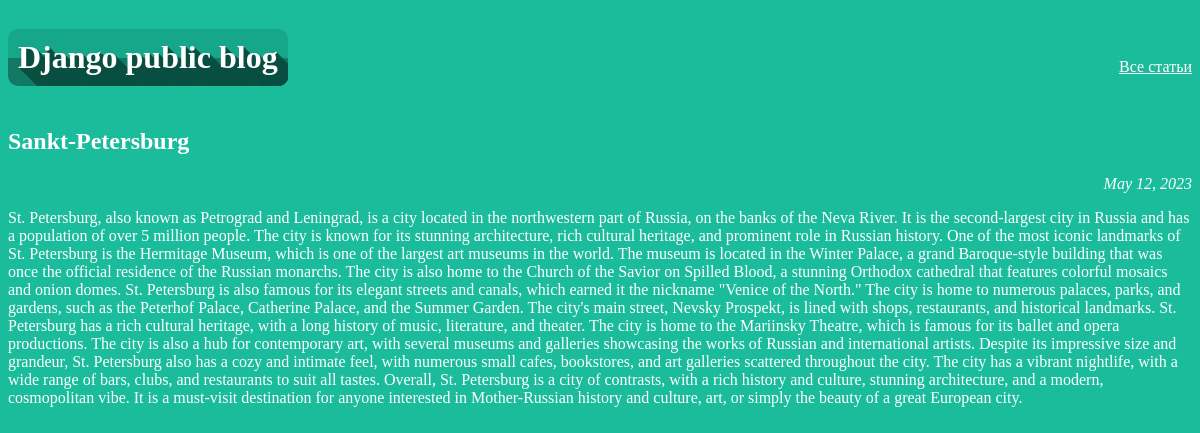
The app's page /article/2 with its own data.
### articles/models.py (models this page shows, shortened)
class Article(models.Model):
    title = models.CharField(max_length=200)
    author = models.ForeignKey(User, on_delete=models.CASCADE)
    text = models.TextField()
    created_date = models.DateField(auto_now_add=True)
    def __unicode__ (self):
        return "%s: %s" % (self.author.username, self.title)

### articles/views.py (the view)
# urls.py: re_path(r'^article/(?P<article_id>\d+)$', views.get_article, name='get_article'),
def get_article(request, article_id):
    try:
        post = Article.objects.get(id=article_id)
        print(f"post: {post}")
        return render(request, 'article.html', {"post": post})
    except Article.DoesNotExist:
        print("Article.DoesNotExist")
        raise Http404

### articles/templates/article.html (shortened to what this page needs)
{% load static %}
<!DOCTYPE html>
<html>
<head>
    <link rel="stylesheet" type="text/css" href="{% static '/css/articl1.css' %}">
</head>
<body>
    <div class="containerh1">
        <h1>Django public blog</h1>
        <a class="back" href="{% url 'archive' %}">Все статьи</a>
    </div>
    <div class="archive">
        <div class="one-post">
            <h2 class="post-title">{{ post.title }}</h2>
            <div class="article-info">
                <div class="article-created-date">{{ post.created_date }}</div>
            </div>
            <p class="article-text">{{ post.text }}</p>
        </div>
    </div>
</body>
</html>

### static/css/articl1.css (style rules this page uses)
body { background-color: #1bbc9c; font-family: Verdana; color: white; }
a { color: inherit; }
.containerh1 { text-align: left; overflow: hidden; }
.back { float: right; margin-top: 50px; }
.article-created-date { text-align: right; font-style: italic; }
.one-post { margin-bottom: 80px; }
h1 { font-weight: 800; display: inline-block; border: 0px solid black; padding: 10px; text-shadow: rgb(9, 79, 66) 1px 1px, rgb(9, 79, 66) 2px 2px, rgb(9, 79, 66) 3px 3px, rgb(9, 79, 66) 4px 4px, rgb(9, 79, 66) 5px 5px, rgb(9, 79, 66) 6px 6px, rgb(9, 79, 66) 7px 7px, rgb(9, 79, 66) 8px 8px, rgb(9, 79, 66) 9px 9px, rgb(9, 79, 66) 10px 10px, rgb(9, 79, 66) 11px 11px, rgb(9, 79, 66) 12px 12px, rgb(9, 79, 66) 13px 13px, rgb(9, 79, 66) 14px 14px, rgb(9, 79, 66) 15px 15px, rgb(9, 79, 66) 16px 16px, rgb(9, 79, 66) 17px 17px, rgb(9, 79, 66) 18px 18px, rgb(9, 79, 66) 19px 19px, rgb(9, 79, 66) 20px 20px, rgb(9, 79, 66) 21px 21px, rgb(9, 79, 66) 22px 22px, rgb(9, 79, 66) 23px 23px, rgb(9, 79, 66) 24px 24px, rgb(9, 79, 66) 25px 25px, rgb(9, 79, 66) 26px 26px, rgb(9, 79, 66) 27px 27px, rgb(9, 79, 66) 28px 28px, rgb(9, 79, 66) 29px 29px, rgb(9, 79, 66) 30px 30px, rgb(9, 79, 66) 31px 31px, rgb(9, 79, 66) 32px 32px, rgb(9, 79, 66) 33px 33px, rgb(9, 79, 66) 34px 34px, rgb(9, 79, 66) 35px 35px, rgb(9, 79, 66) 36px 36px, rgb(9, 79, 66) 37px 37px, rgb(9, 79, 66) 38px 38px, rgb(9, 79, 66) 39px 39px, rgb(9, 79, 66) 40px 40px, rgb(9, 79, 66) 41px 41px, rgb(9, 79, 66) 42px 42px, rgb(9, 79, 66) 43px 43px, rgb(9, 79, 66) 44px 44px, rgb(9, 79, 66) 45px 45px, rgb(9, 79, 66) 46px 46px, rgb(9, 79, 66) 47px 47px, rgb(9, 79, 66) 48px 48px, rgb(9, 79, 66) 49px 49px, rgb(9, 79, 66) 50px 50px, rgb(9, 79, 66) 51px 51px, rgb(9, 79, 66) 52px 52px, rgb(9, 79, 66) 53px 53px, rgb(9, 79, 66) 54px 54px, rgb(9, 79, 66) 55px 55px, rgb(9, 79, 66) 56px 56px, rgb(9, 79, 66) 57px 57px, rgb(9, 79, 66) 58px 58px, rgb(9, 79, 66) 59px 59px, rgb(9, 79, 66) 60px 60px; border-radius: 10px; background-image: linear-gradient(to bottom, #16a78a 50%, #127a64 50%); overflow: hidden; justify-content: center; text-align: center; float: left; }

### records on screen
Article: title "Sankt-Petersburg", created_date "May 12, 2023", text "St. Petersburg, also known as Petrograd and Leningrad, is a city located in the northwestern part of Russia, on the banks of the Neva River. It is the second-largest city in Russia and has a population of over 5 million people. The city is known for its stunning architecture, rich cultural heritage, and prominent role in Russian history. One of the most iconic landmarks of St. Petersburg is the Hermitage Museum, which is one of the largest art museums in the world. The museum is located in the Winter Palace, a grand Baroque-style building that was once the official residence of the Russian monarchs. The city is also home to the Church of the Savior on Spilled Blood, a stunning Orthodox…"
